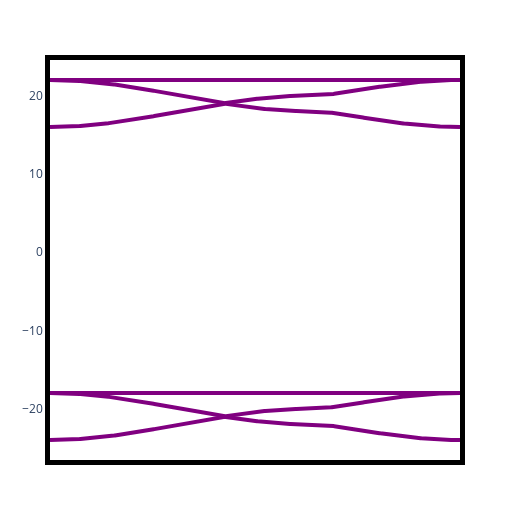

This figure's notebook cell:
### Code cell
plot_simple_kagome_bands(t1 = 1.0, t2 = 0.0, u1 = 0.0, u2 = 0.0, B = 10.0)

### Figure 1 — Plotly figure (JSON) as saved in the notebook; plotly's stock layout.template omitted (floating-point values rounded to 4 significant figures; data arrays with more than 128 entries replaced by an {"elided": "..."} marker saying what was removed)
{"data": [{"line": {"color": "purple", "width": 4}, "mode": "lines", "type": "scatter", "x": {"elided": "500 int values"}, "y": {"elided": "500 float values"}}, {"line": {"color": "purple", "width": 4}, "mode": "lines", "type": "scatter", "x": {"elided": "500 int values"}, "y": {"elided": "500 float values"}}, {"line": {"color": "purple", "width": 4}, "mode": "lines", "type": "scatter", "x": {"elided": "500 int values"}, "y": {"elided": "500 float values"}}, {"line": {"color": "purple", "width": 4}, "mode": "lines", "type": "scatter", "x": {"elided": "500 int values"}, "y": {"elided": "500 float values"}}, {"line": {"color": "purple", "width": 4}, "mode": "lines", "type": "scatter", "x": {"elided": "500 int values"}, "y": {"elided": "500 float values"}}, {"line": {"color": "purple", "width": 4}, "mode": "lines", "type": "scatter", "x": {"elided": "500 int values"}, "y": {"elided": "500 float values"}}], "layout": {"height": 510, "margin": {"b": 50, "l": 50, "r": 50, "t": 60}, "plot_bgcolor": "rgba(0,0,0,0)", "showlegend": false, "title": "", "width": 510, "xaxis": {"linecolor": "black", "linewidth": 5, "mirror": true, "showgrid": true, "showline": true, "showticklabels": false}, "yaxis": {"linecolor": "black", "linewidth": 5, "mirror": true, "showgrid": true, "showline": true, "showticklabels": true}}}
